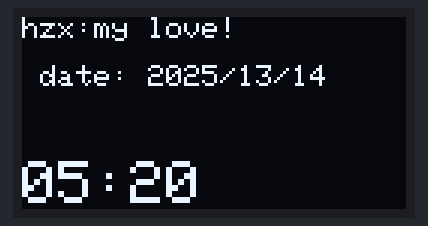
This program was run on a simulated ESP32. Parts: 128×64 one-colour display. The display library's start-up logo is not drawn.

Above: at 2.1 s.

The program:

main.cpp
```cpp
//OLED屏幕显示文字

#include <Arduino.h>
#include <Wire.h>
#include <Adafruit_GFX.h>
#include <Adafruit_SSD1306.h>

#define SCREEN_WIDTH 128
#define SCREEN_HEIGHT 64
#define OLED_RESET -1

Adafruit_SSD1306 display(SCREEN_WIDTH, SCREEN_HEIGHT, &Wire, OLED_RESET);

void setup() {
  Serial.begin(9600);

  if(!display.begin(SSD1306_SWITCHCAPVCC,  0x3C)) {
    Serial.println(F("OLED 分配失败"));
    for(;;);
  }

  display.display();  // 显示Adafruit启动画面
  delay(2000);
  display.clearDisplay();  // 清屏
}

void displayTextDemo() {
  display.clearDisplay();

  // 设置文本参数
  display.setTextSize(1);       // 字体大小1-8
  display.setTextColor(SSD1306_WHITE);  // 颜色模式

  // 显示静态文本
  display.setCursor(0,  0);     // 设置起始坐标(x,y)
  display.println("hzx:my love!");

  // 显示动态数据
  display.setCursor(0,  16);
  display.print(" date: ");
  display.print("2025/13/14");


  // 大字体显示
  display.setTextSize(2);
  display.setCursor(0,  48);
  display.print("05:20");

  display.display();  // 必须调用才会更新屏幕
}
void loop() {
  displayTextDemo();
  delay(3000);
}


/*OLED屏幕显示图片
#include <SPI.h>
#include <Adafruit_GFX.h>
#include <Adafruit_SSD1306.h>
#include "bmp.h"

#define SCREEN_WIDTH 128
#define SCREEN_HEIGHT 64

Adafruit_SSD1306 OLED(SCREEN_WIDTH, SCREEN_HEIGHT, &Wire, -1); // 使用 I2C 接口

void setup() {
  Serial.begin(115200);
  Wire.begin(21,22); // SDA, SCL 引脚
 OLED.begin(SSD1306_SWITCHCAPVCC, 0x3C); // I2C 地址为 0x3C
 OLED.clearDisplay();
 OLED.setCursor(1,1);// 设置光标位置
 OLED.setTextSize(1); // 设置字体大小
 OLED.setTextColor(SSD1306_WHITE); // 设置字体颜色
 delay(1000); // 延时 1 秒
 OLED.drawBitmap(0, 0, BMP_1, 128, 64, SSD1306_WHITE); // 显示图片
 OLED.display(); // 刷新显示
 randomSeed(analogRead(0)); // 初始化随机数种子
}
void loop() {
  // 在这里可以添加其他代码
  delay(10000); // 延时 10 秒
}*/
```
